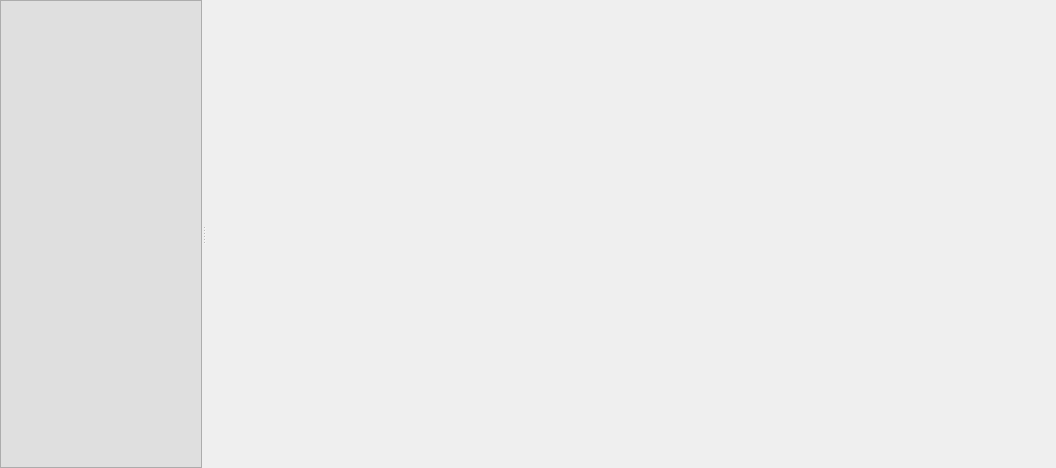
<?xml version="1.0" encoding="UTF-8"?>
<ui version="4.0">
 <class>SideTabs</class>
 <widget class="QWidget" name="SideTabs">
  <property name="geometry">
   <rect>
    <x>0</x>
    <y>0</y>
    <width>1056</width>
    <height>468</height>
   </rect>
  </property>
  <property name="windowTitle">
   <string>Form</string>
  </property>
  <layout class="QVBoxLayout" name="verticalLayout">
   <property name="spacing">
    <number>0</number>
   </property>
   <property name="margin">
    <number>0</number>
   </property>
   <item>
    <widget class="QSplitter" name="splitter">
     <property name="orientation">
      <enum>Qt::Horizontal</enum>
     </property>
     <widget class="QTreeWidget" name="tabs">
      <property name="sizePolicy">
       <sizepolicy hsizetype="Preferred" vsizetype="Expanding">
        <horstretch>0</horstretch>
        <verstretch>0</verstretch>
       </sizepolicy>
      </property>
      <property name="minimumSize">
       <size>
        <width>200</width>
        <height>450</height>
       </size>
      </property>
      <property name="autoFillBackground">
       <bool>false</bool>
      </property>
      <property name="styleSheet">
       <string notr="true">QTreeView {
	background-color: #dfdfdf;
	alternate-background-color: #dfdfdf;
	show-decoration-selected: 0;
}

QTreeView::item {
	border: 1px solid #777777;
	border-right-color: transparent;
	border-top-left-radius: 7px;
	border-bottom-left-radius: 7px;
	background-color: #d3d3d3;
    color: #000;
	margin-bottom: 1px;
	font-weight: bold;
}

QTreeView::item:selected {
	background-color: #b3b3b3;
	border-color: #303030;
	border-right-color: transparent;
}</string>
      </property>
      <property name="editTriggers">
       <set>QAbstractItemView::NoEditTriggers</set>
      </property>
      <property name="dragEnabled">
       <bool>false</bool>
      </property>
      <property name="dragDropMode">
       <enum>QAbstractItemView::InternalMove</enum>
      </property>
      <property name="selectionBehavior">
       <enum>QAbstractItemView::SelectItems</enum>
      </property>
      <property name="indentation">
       <number>15</number>
      </property>
      <property name="sortingEnabled">
       <bool>false</bool>
      </property>
      <property name="allColumnsShowFocus">
       <bool>true</bool>
      </property>
      <attribute name="headerVisible">
       <bool>false</bool>
      </attribute>
      <column>
       <property name="text">
        <string notr="true">1</string>
       </property>
      </column>
     </widget>
     <widget class="QStackedWidget" name="widgets">
      <property name="minimumSize">
       <size>
        <width>850</width>
        <height>450</height>
       </size>
      </property>
     </widget>
    </widget>
   </item>
  </layout>
 </widget>
 <resources/>
 <connections/>
</ui>
